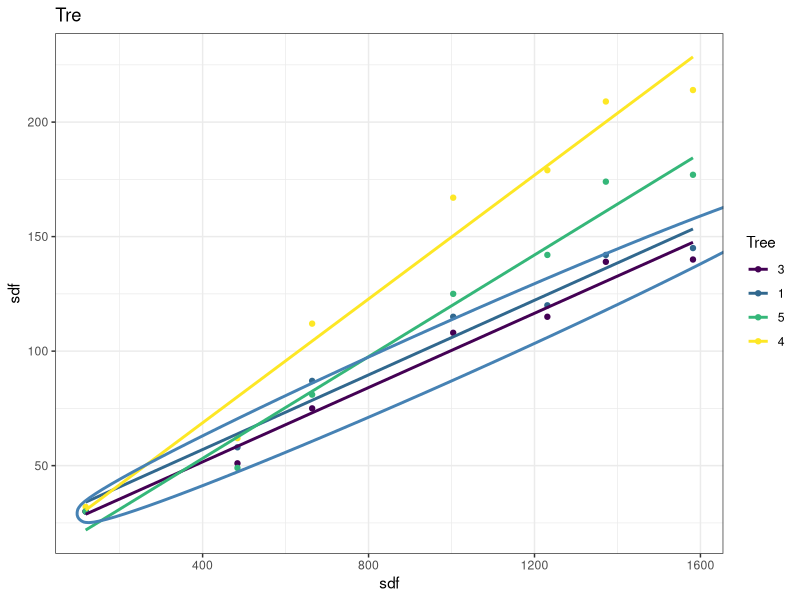

The R source for this figure: (Note: this script raises an error after producing the figure.)
library(tidyverse)
#install.packages("ggforce")
library(ggforce)

Orange %>% 
  filter(Tree!="2") %>% 
  ggplot(aes(x = age, y = circumference, color = Tree)) +
  geom_point() +
  geom_smooth(method = lm, se = FALSE) +
  geom_mark_ellipse(
    aes(filter = Tree == "3"),  # choose which group to encircle
    expand = unit(2, "mm"), 
    color = "steelblue", 
    fill = NA, 
    size = 1
  ) +
  theme_bw() +
  labs(title = "Tre", x = "sdf", y = "sdf")


view(starwars)
just_humans<-starwars
  filter(species=="Human")
  view(just_humans)
  
starwars %>% 
  filter(mass<200) %>% 
  drop_na(sex) %>% 
  ggplot(aes(x = height, y = mass, color = sex))+
  geom_point() +
  geom_mark_ellipse(
    data = just_humans,
    aes(height,mass),  # choose which group to encircle
    expand = 0.1, 
    color = "steelblue", 
    fill = "NA", 
    alpha=0.8,
    size = 2
  ) +
  theme_bw()
